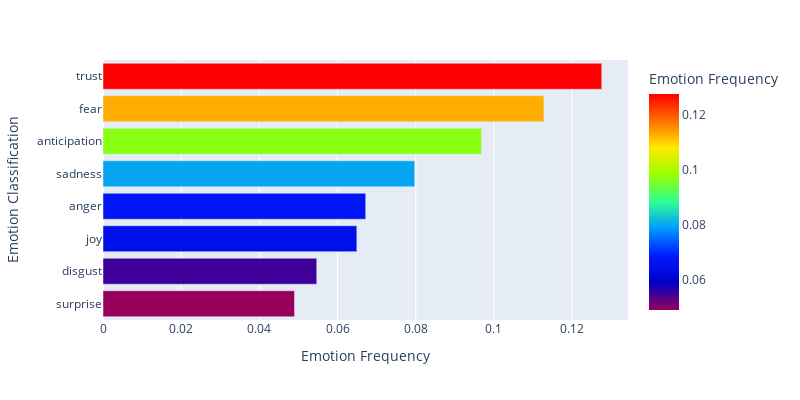

The notebook cell saved with this chart:
### Code cell
emotion_df = pd.DataFrame.from_dict(emotion_frequency, orient='index')
emotion_df = emotion_df.reset_index()
emotion_df = emotion_df.rename(columns={'index' : 'Emotion Classification' , 0: 'Emotion Frequency'})
emotion_df = emotion_df.sort_values(by=['Emotion Frequency'], ascending=True)
import plotly.express as px
fig = px.bar(emotion_df, x='Emotion Frequency', y='Emotion Classification', color = 'Emotion Frequency', 
             orientation='h', width = 800, height = 400,  color_continuous_scale='rainbow')
fig.show()

### Figure 1 — Plotly figure (JSON) as saved in the notebook; plotly's stock layout.template omitted (floating-point values rounded to 4 significant figures)
{"data": [{"alignmentgroup": "True", "hovertemplate": "Emotion Frequency=%{marker.color}<br>Emotion Classification=%{y}<extra></extra>", "legendgroup": "", "marker": {"color": [0.04897, 0.05467, 0.06492, 0.0672, 0.07973, 0.09681, 0.1128, 0.1276], "coloraxis": "coloraxis"}, "name": "", "offsetgroup": "", "orientation": "h", "showlegend": false, "textposition": "auto", "type": "bar", "x": [0.04897, 0.05467, 0.06492, 0.0672, 0.07973, 0.09681, 0.1128, 0.1276], "xaxis": "x", "y": ["surprise", "disgust", "joy", "anger", "sadness", "anticipation", "fear", "trust"], "yaxis": "y"}], "layout": {"barmode": "relative", "coloraxis": {"colorbar": {"title": {"text": "Emotion Frequency"}}, "colorscale": [[0, "rgb(150,0,90)"], [0.125, "rgb(0,0,200)"], [0.25, "rgb(0,25,255)"], [0.375, "rgb(0,152,255)"], [0.5, "rgb(44,255,150)"], [0.625, "rgb(151,255,0)"], [0.75, "rgb(255,234,0)"], [0.875, "rgb(255,111,0)"], [1, "rgb(255,0,0)"]]}, "height": 400, "legend": {"tracegroupgap": 0}, "margin": {"t": 60}, "width": 800, "xaxis": {"anchor": "y", "domain": [0, 1], "title": {"text": "Emotion Frequency"}}, "yaxis": {"anchor": "x", "domain": [0, 1], "title": {"text": "Emotion Classification"}}}}
